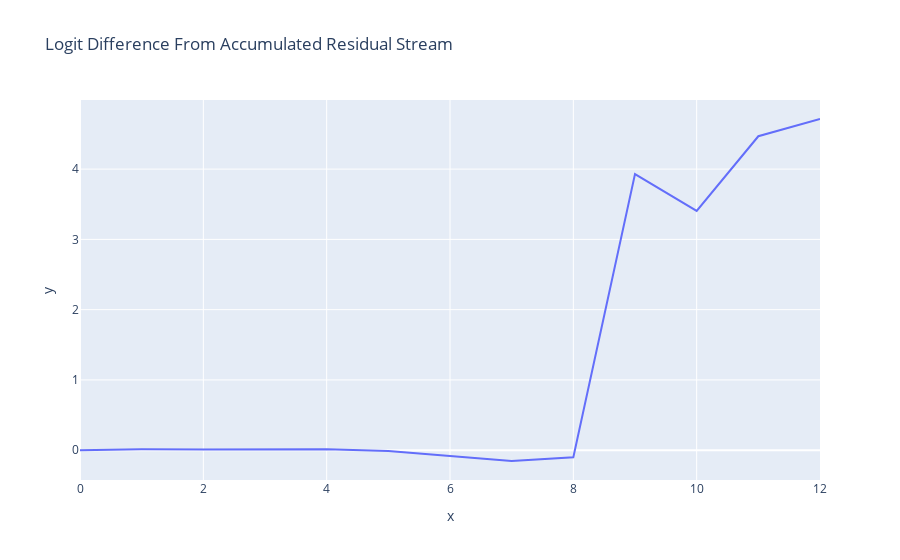

Write notebook code for a chart like this one.
### Markdown cell above
### Logit Lens

### Code cell
from circuit_utils import residual_stack_to_logit_diff

accumulated_residual, labels = clean_cache.accumulated_resid(layer=-1, incl_mid=False, pos_slice=-1, return_labels=True)
logit_lens_logit_diffs = residual_stack_to_logit_diff(accumulated_residual, logit_diff_directions, prompts, clean_cache)
line(logit_lens_logit_diffs, x=np.arange(model.cfg.n_layers+1), hover_name=labels, title="Logit Difference From Accumulated Residual Stream")

### Figure 1 — Plotly figure (JSON) as saved in the notebook; plotly's stock layout.template omitted (floating-point values rounded to 4 significant figures)
{"data": [{"hovertemplate": "<b>%{hovertext}</b><br><br>x=%{x}<br>y=%{y}<extra></extra>", "hovertext": ["0_pre", "1_pre", "2_pre", "3_pre", "4_pre", "5_pre", "6_pre", "7_pre", "8_pre", "9_pre", "10_pre", "11_pre", "final_post"], "legendgroup": "", "line": {"color": "#636efa", "dash": "solid"}, "marker": {"symbol": "circle"}, "mode": "lines", "name": "", "orientation": "v", "showlegend": false, "type": "scatter", "x": [0, 1, 2, 3, 4, 5, 6, 7, 8, 9, 10, 11, 12], "xaxis": "x", "y": [0.0001064, 0.01374, 0.008631, 0.01595, 0.01495, -0.01089, -0.08674, -0.1539, -0.1, 3.928, 3.406, 4.468, 4.713], "yaxis": "y"}], "layout": {"legend": {"tracegroupgap": 0}, "title": {"text": "Logit Difference From Accumulated Residual Stream"}, "xaxis": {"anchor": "y", "domain": [0, 1], "title": {"text": "x"}}, "yaxis": {"anchor": "x", "domain": [0, 1], "title": {"text": "y"}}}}
